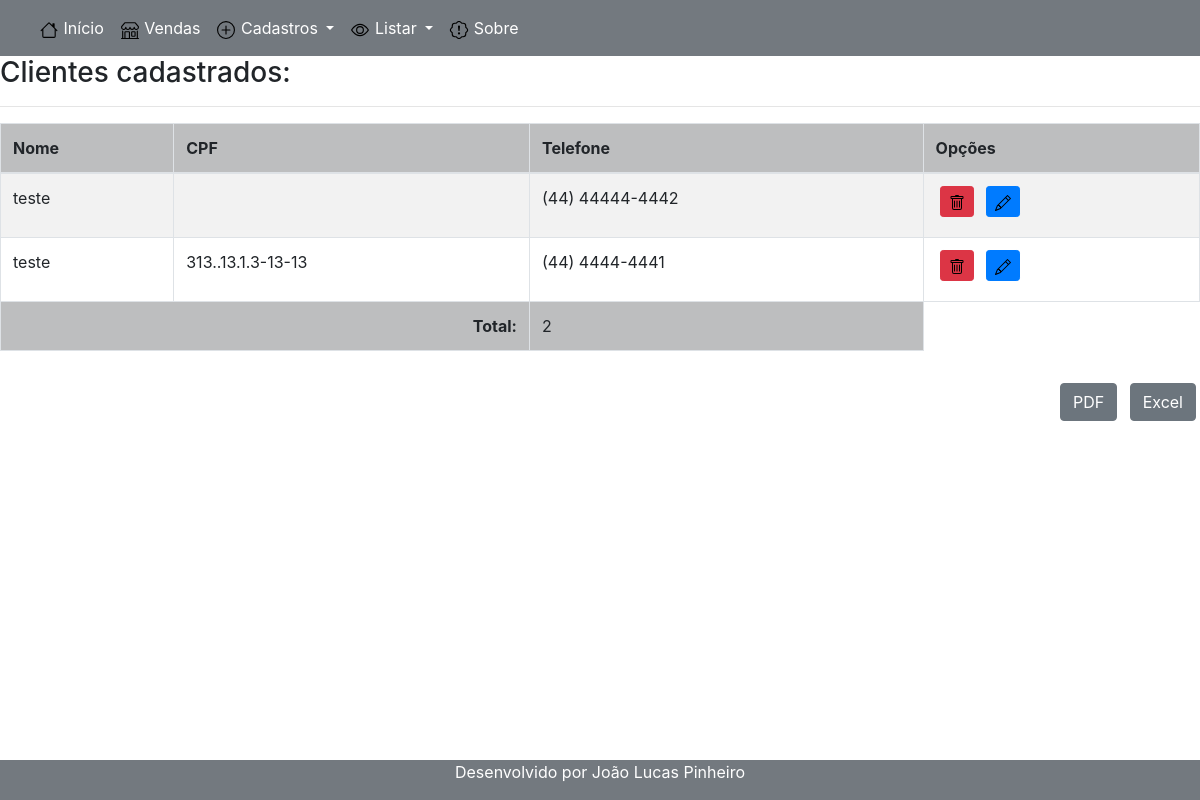
Before: /listar/cliente/ with the older database file.
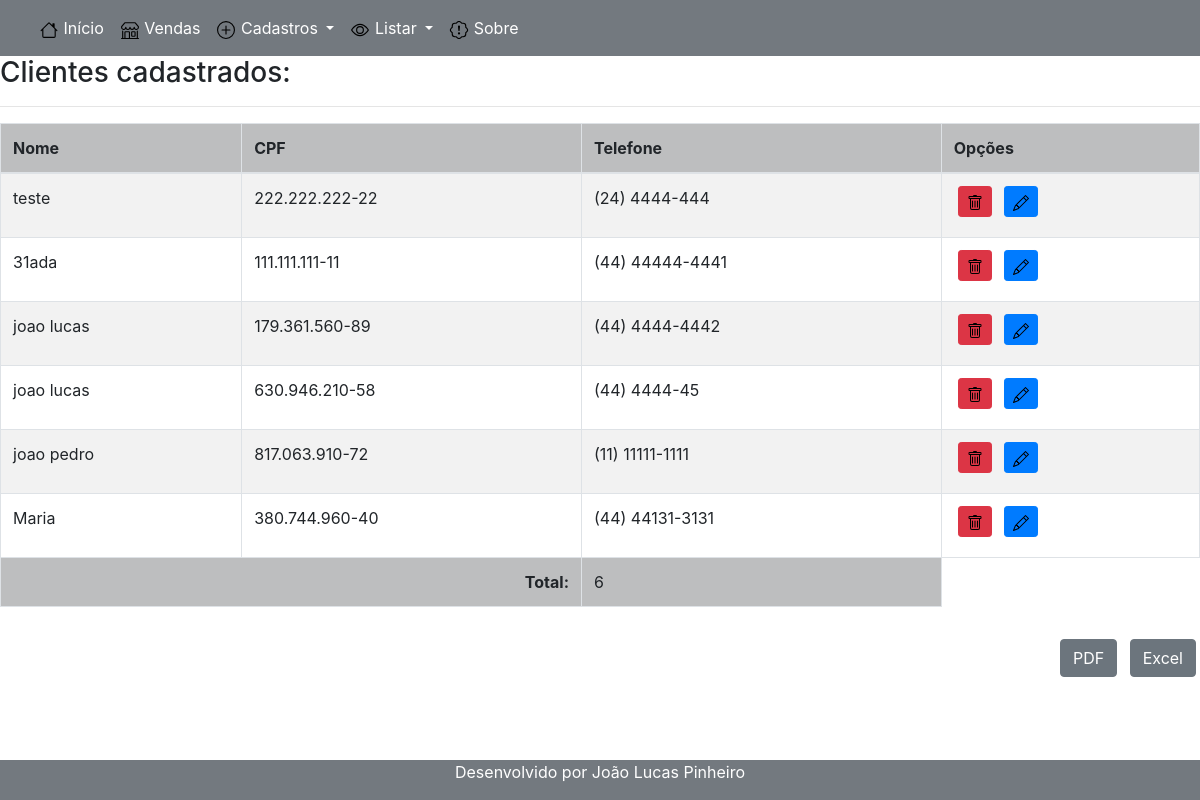
After: the same page with the newer database file.
### cadastros/models.py (models this page shows, shortened)
class Cliente(models.Model):
    id_cliente = models.BigAutoField(primary_key =True)
    nome_cliente = models.CharField("Nome:", max_length=255)
    email_cliente = models.EmailField("Email:", max_length=254)
    cpf = models.CharField("CPF", max_length=14, unique= True, help_text="Informe apenas números", validators=[validate_cpf])
    telefone = models.CharField("Telefone:", max_length=255, blank= True, unique= True)
    cep = models.CharField("CEP:", max_length=9, validators=[validate_cep])
    rua= models.CharField(max_length=50)
    numero = models.IntegerField()
    cidade = models.CharField(max_length=255)
    estado = models.CharField(max_length=255)
    data_nasc = models.DateField(verbose_name="Data de nascimento")
    bairro = models.CharField(max_length=255)
    tipo = models.CharField(max_length=50, default="cliente")
    def format_cpf(self):
        if not self.cpf:
            return''
        return f'{self.cpf[:3]}.{self.cpf[3:6]}.{self.cpf[6:9]}-{self.cpf[9:]}'

### cadastros/views.py (the view)
# urls.py: path('listar/cliente/', ClienteList.as_view(), name ='listar-cliente'),
class ClienteList(ListView):
    model = Cliente
    template_name = "cadastros/listas/cliente.html"

### cadastros/templates/cadastros/listas/cliente.html (shortened to what this page needs)
{% extends 'paginas/modelo.html' %}
{% load static %}
{% block Principal %}
<div class="table-responsive">
    <h3>Clientes cadastrados: </h3>
    <hr>
    <table class="table table-striped table-bordered" id="tabela-cliente">
        <thead>
            <tr style="background-color:#bdbebf">
                <th>Nome</th>
                <th>CPF</th>
                <th>Telefone</th>
                <th>Opções</th>
            </tr>
        </thead>
        <tbody>
            {% for clientes in object_list %}
            <tr>
                <td>{{ clientes.nome_cliente }}</td>
                <td>{{ clientes.format_cpf }}</td>
                <td>{{ clientes.telefone }}</td>
                <td>
                    <a href="{% url 'excluir-cliente' clientes.pk %}"
                        class="btn btn-danger btn-sm form-group mx-sm-1 mb-2" title="Excluir">
                        <img src="{% static 'img/lixo.svg' %}">
                    </a>
                    <a href="{% url 'editar-cliente' clientes.pk %}"
                        class="btn btn-primary btn-sm form-group mx-sm-1 mb-2" title="Editar">
                        <img src="{% static 'img/editar.svg' %}">
                    </a>
                </td>
            </tr>
            {% empty %}
            <tr>
                <td colspan="4">Nenhum Cliente registrado.</td>
            </tr>
            {% endfor %}
        </tbody>
        <tfoot>
            <tr>
                <td colspan="2" style="text-align: right; background-color:#bdbebf;">
                    <strong>Total:</strong>
                </td>
                <td style="background-color:#bdbebf">{{ object_list|length }}</td>
            </tr>
        </tfoot>
    </table>
</div>
<div class="text-right mt-3">
    <button id="btn-pdf" class="btn btn-secondary mx-1 mb-2" title="Exportar para PDF">
        PDF</button>
    <button id="btn-excel" class="btn btn-secondary mx-1 mb-2" title="Exportar para Excel"> Excel</button>
</div>
{% endblock %}

Changed rows visible on the page:
removed Cliente: nome_cliente "teste", telefone "(44) 44444-4442"
removed Cliente: nome_cliente "teste", format_cpf "313..13.1.3-13-13", telefone "(44) 4444-4441"
added Cliente: nome_cliente "teste", format_cpf "222.222.222-22", telefone "(24) 4444-444"
added Cliente: nome_cliente "31ada", format_cpf "111.111.111-11", telefone "(44) 44444-4441"
added Cliente: nome_cliente "joao lucas", format_cpf "179.361.560-89", telefone "(44) 4444-4442"
added Cliente: nome_cliente "joao lucas", format_cpf "630.946.210-58", telefone "(44) 4444-45"
added Cliente: nome_cliente "joao pedro", format_cpf "817.063.910-72", telefone "(11) 11111-1111"
added Cliente: nome_cliente "Maria", format_cpf "380.744.960-40", telefone "(44) 44131-3131"
Other visible differences:
{{ object_list|length }}: "2" → "6"
